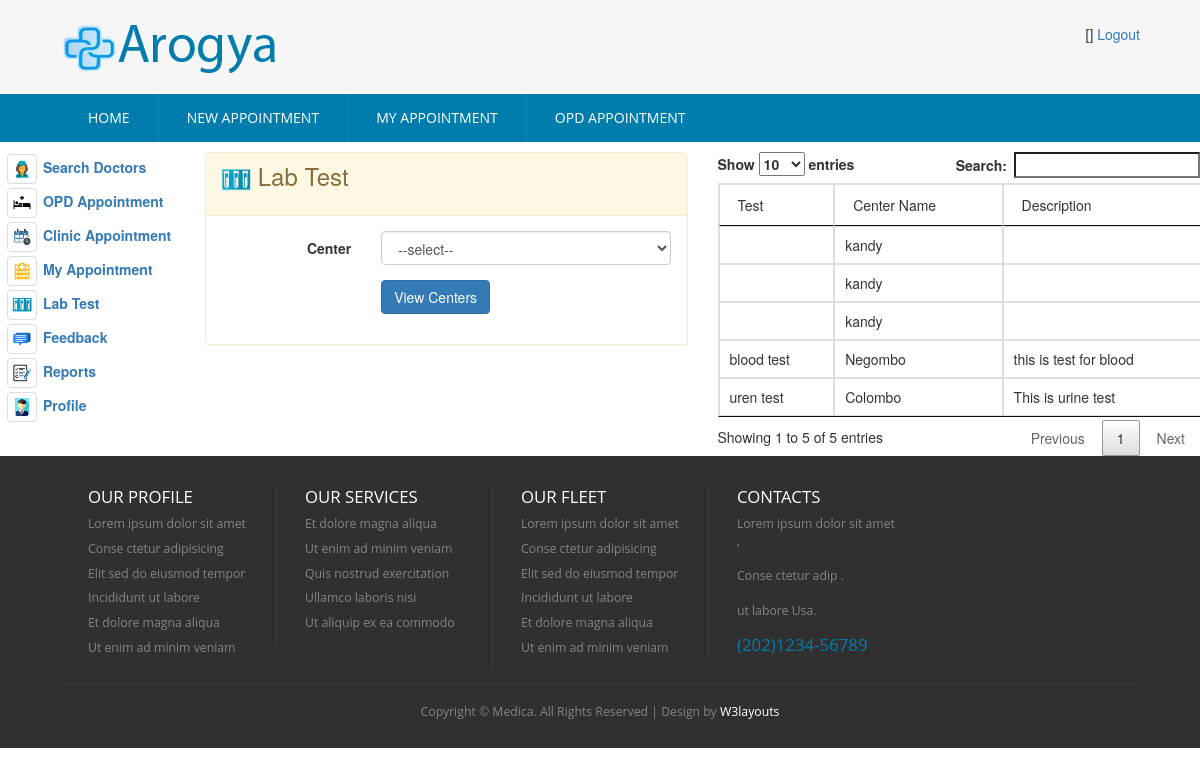
/index.php/patient_controller/loadViewLabTestCenters, run on an earlier commit of the app's database.
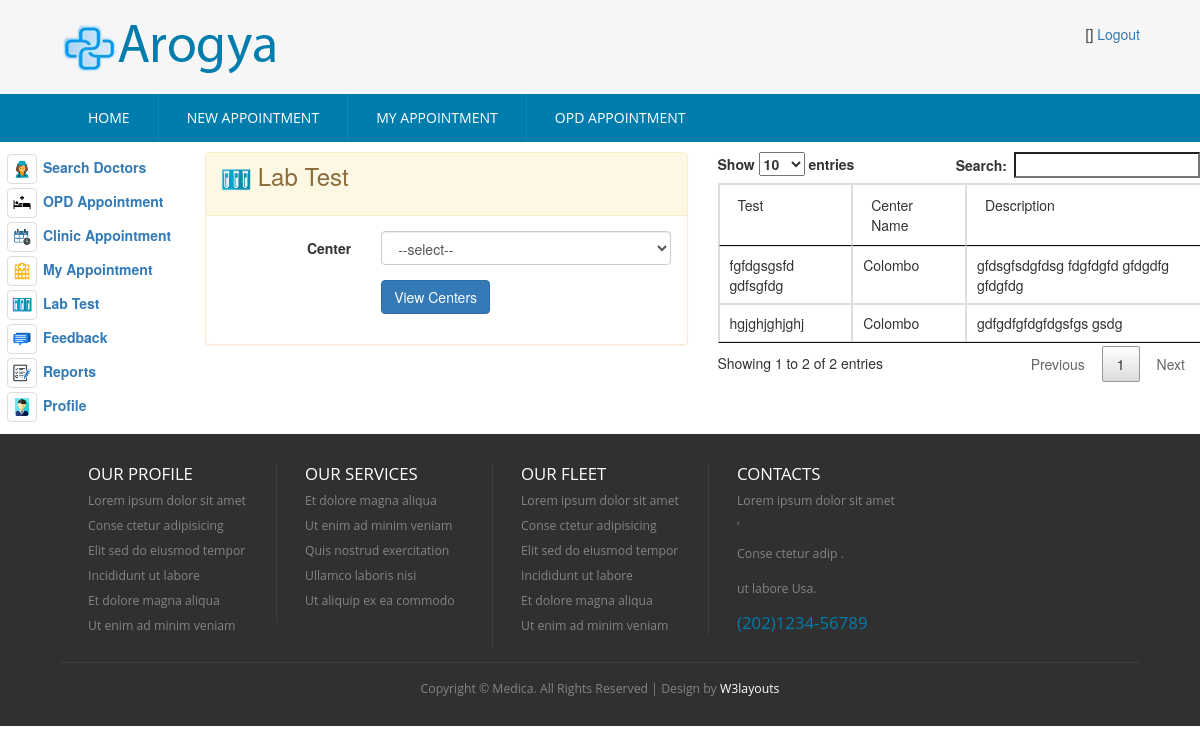
And on a later commit of the database.
### tables this page shows
CREATE TABLE `hms_lab_test` (
  `id` int(5) NOT NULL AUTO_INCREMENT,
  `lab_test` varchar(50) DEFAULT NULL,
  `center_name` varchar(20) DEFAULT NULL,
  `description` text DEFAULT NULL,
  PRIMARY KEY (`id`)
);

### application/controllers/Patient_Controller.php (called while the page is built, shortened)
<?php
class Patient_Controller extends CI_Controller {
    public function loadViewLabTestCenters() {
        $this->load->model(array('LabTest', 'Center'));
        $data['msg'] = '';
        $labTest = new LabTest();
        $labCenterDetails = $labTest->get();
        $data['labCenterDetails'] = $labCenterDetails;
        $this->load->view('patient/patient-lab-test', $data);
    }
}

### index.php (called while the page is built, shortened)
<?php
require_once BASEPATH.'core/CodeIgniter.php';

### application/core/my_model.php (called while the page is built, shortened)
<?php
class MY_Model extends CI_Model{
    public function get($limit=0,$offset = 0) {
        if($limit){
            $query = $this->db->get($this::DB_TABLE,$limit,$offset);
        }else{
            $query = $this->db->get($this::DB_TABLE);
        }
        $ret_val = array();
        foreach ($query->result() as $row) {
            $model = new $class;
            $model->populate($row);
            $ret_val[$row->{$this::DB_TABLE_PK}] = $model;
        }
        return $ret_val;
    }
}

### application/views/patient/patient-lab-test.php (the view, shortened to what the changed rows need)
<!DOCTYPE HTML>
<html>
    <head>
        <link href="<?php echo base_url('css/style.css'); ?>" rel="stylesheet" type="text/css"  media="all" />
        <link href="<?php echo base_url('css/bootstrap.css'); ?>" rel="stylesheet" type="text/css"/>
        <link rel="stylesheet" href="<?php echo base_url('css/responsiveslides.css') ?>">
    </head>
    <body>
        <div class="content">
            <div class="row">
                <div class="col-md-2">
                </div>
                <div class="col-md-5">
                    <div class="panel panel-warning">
                    </div>
                </div>
                <div class="col-md-5">
                    <table class="table-bordered" id="example" style="width: 100%">
                        <thead>
                            <tr>
                                <td>Test</td>
                                <td>Center Name</td>
                                <td>Description</td>
                            </tr></thead>
                        <?php
                        if ($labCenterDetails)
                            foreach ($labCenterDetails as $value) {
                                ?>
                                <tr>
                                    <td><?= $value->lab_test ?></td>
                                    <td><?= $value->center_name ?></td>
                                    <td><?= $value->description ?></td>
                                </tr>
                                <?php
                            }
                        ?>
                    </table>
                    <link href="<?= base_url('css/jquery.dataTables.min.css')?>" rel="stylesheet" type="text/css"/>
                </div>
            </div>
        </div>
    </body>
</html>

What changed in the data, as far as the page shows it:
removed hms_lab_test: center_name "kandy"
removed hms_lab_test: center_name "kandy"
removed hms_lab_test: center_name "kandy"
changed hms_lab_test: lab_test "blood test" → "hgjghjghjghj"; center_name "Negombo" → "Colombo"; description "this is test for blood" → "gdfgdfgfdgfdgsfgs gsdg"
changed hms_lab_test: lab_test "uren test" → "fgfdgsgsfd gdfsgfdg"; description "This is urine test" → "gfdsgfsdgfdsg fdgfdgfd gfdgdfg gfdgfdg"
Also different on the page:
text written by a page script: "Show entries Search: Showing 1 to 5 of 5 entries Previous 1 Next" → "Show entries Search: Showing 1 to 2 of 2 entries Previous 1 Next"
